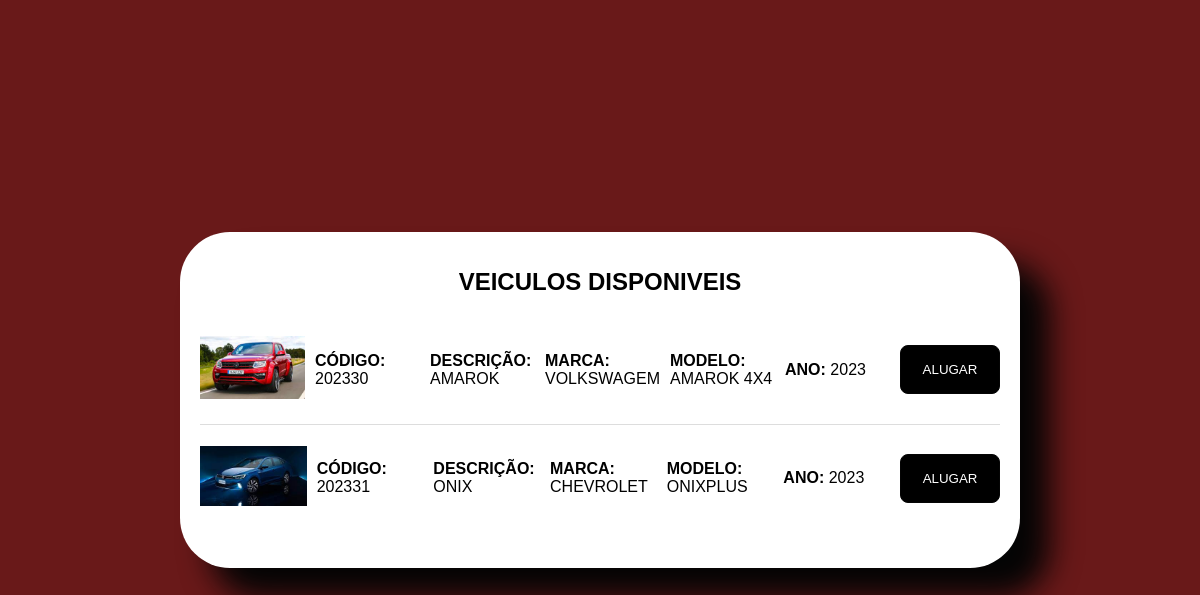
The page /cliente/index.php on the database its author committed.
### tables this page shows
CREATE TABLE `veiculo` (
  `codigo_veiculo` int(11) NOT NULL,
  `modelo_veiculo` varchar(200) NOT NULL,
  `ano_veiculo` varchar(200) NOT NULL,
  `categoria_veiculo` varchar(200) DEFAULT NULL,
  `cor_veiculo` text NOT NULL,
  `descricao_veiculo` varchar(255) DEFAULT NULL,
  `marca_veiculo` varchar(200) DEFAULT NULL,
  `imagem_veiculo` varchar(200) DEFAULT NULL
);

### cliente/index.php (the view, shortened to what this page needs)
<!DOCTYPE html>
<html lang="pt-br">
<head>
  <link rel='stylesheet' type='text/css' media='screen' href='../css/cliente.css'>
</head>
<body>
<?php
require('../conexao.php');
$imagem_veiculo = "http://localhost:8080/Loginlocadora/upload/";
$select_veiculo = mysqli_query($conexao, "SELECT * FROM veiculo ORDER BY codigo_veiculo ASC");
if (mysqli_num_rows($select_veiculo) > 0) {
?>
  <div class="tabela_cliente">
      <div><h1>VEICULOS DISPONIVEIS</h1></div>
      <ul class="lista_veiculos">
          <?php while ($dados_veiculo = mysqli_fetch_assoc($select_veiculo)) { ?>
          <li>
            <?php if ($dados_veiculo['imagem_veiculo'] !=""){ ?>
            <div class="item_veiculo"> <img  src="<?php echo $imagem_veiculo . $dados_veiculo['imagem_veiculo'];?>" alt="imagem do veiculo"></div>
            <?php } ?>
              <div class="item_veiculo"><strong>CÓDIGO:</strong> <?php echo $dados_veiculo['codigo_veiculo'];?></div>
              <div class="item_veiculo"><strong>DESCRIÇÃO:</strong> <?php echo $dados_veiculo['descricao_veiculo'];?></div>
              <div class="item_veiculo"><strong>MARCA:</strong> <?php echo $dados_veiculo['marca_veiculo'];?></div>
              <div class="item_veiculo"><strong>MODELO:</strong> <?php echo $dados_veiculo['modelo_veiculo'];?></div>
              <div class="item_veiculo"><strong>ANO:</strong> <?php echo $dados_veiculo['ano_veiculo'];?></div>
              <a href="alugar.php?codigo_veiculo=<?php echo $dados_veiculo['codigo_veiculo'];?>">
                        <input type="submit" value="ALUGAR" nome="btn_alugar" class="btn_alugar">
                    </a>
          </li>
          <?php } ?>
      </ul>
  </div>
<?php } else {
    echo "<script> alert ('NÃO EXISTEM VEICULOS CADASTRADOS!');</script>";
}
?>
</body>
</html>

### css/cliente.css (style rules this page uses)
body { background-color: #f5f5f5; font-family: Arial, sans-serif; margin: 0; padding: 0; }
.tabela_cliente { max-width: 800px; margin: 0 auto; padding: 20px; background-color: #fff; box-shadow: 0 2px 4px rgba(0, 0, 0, 0.1); border-radius: 50px; box-shadow: 30px 30px 30px #050505; }
h1 { text-align: center; font-size: 24px; margin-bottom: 20px; }
.lista_veiculos { list-style: none; padding: 0; }
.lista_veiculos li { display: flex; align-items: center; border-bottom: 1px solid #ddd; padding: 10px 0; }
.lista_veiculos li:last-child { border-bottom: none; }
.item_veiculo { flex: 1; margin-right: 10px; }
.item_veiculo strong { font-weight: bold; }
.item_veiculo img { max-width: 100%; height: auto; }
.btn_alugar { color: #FFF; width: 100px; padding: 1.0rem; margin-top: 1.2rem; margin-bottom: 1.2rem; border: 1px solid #CCC; border-radius: 8px; background: #000000; border: 0; border: 1px solid rgb(5, 5, 5); border-radius: 8px; cursor: pointer; }
body { display: flex; justify-content: center; align-items: center; height: 100vh; background-color: #691919; }

### rows shown on the page
veiculo: imagem_veiculo (picture), codigo_veiculo "202330", descricao_veiculo "AMAROK", marca_veiculo "VOLKSWAGEM", modelo_veiculo "AMAROK 4X4", ano_veiculo "2023"
veiculo: imagem_veiculo (picture), codigo_veiculo "202331", descricao_veiculo "ONIX", marca_veiculo "CHEVROLET", modelo_veiculo "ONIXPLUS", ano_veiculo "2023"
